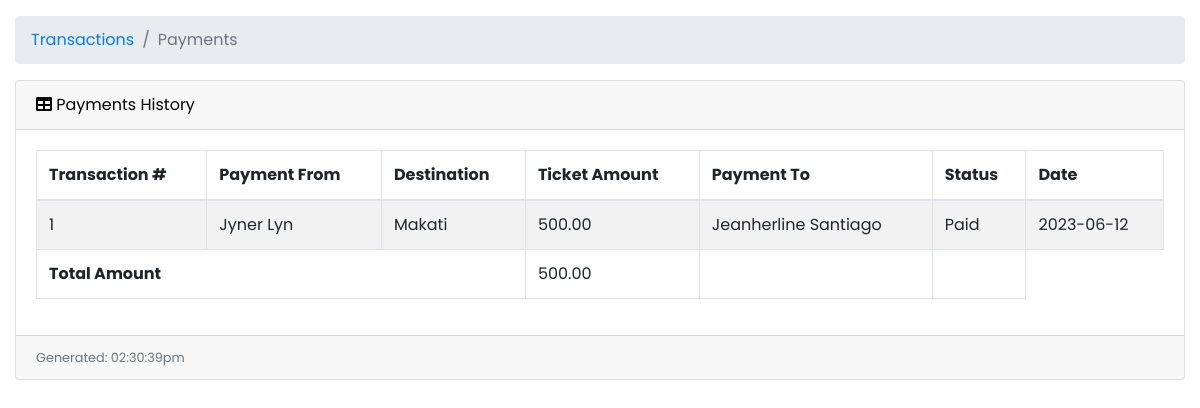
The app's page /user/payments.php (signed in), older data.
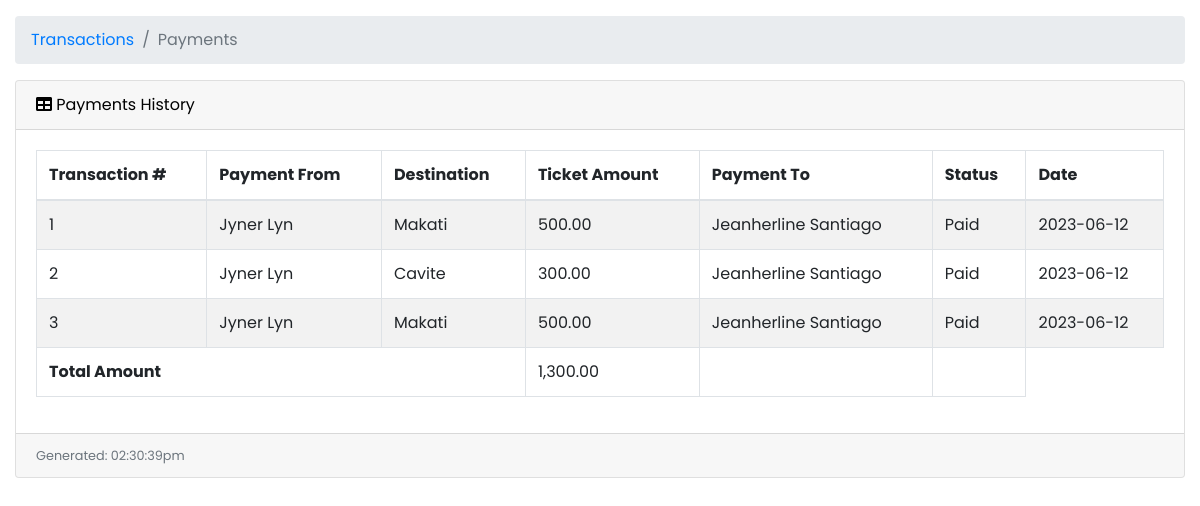
The same page, newer data.
### tables this page shows
CREATE TABLE `payment` (
  `payment_id` int(11) NOT NULL,
  `booking_id` int(11) NOT NULL,
  `ticket_amount` decimal(6,2) NOT NULL,
  `payment_to` varchar(30) NOT NULL,
  `payment_status` varchar(15) NOT NULL,
  `date` date NOT NULL,
  `created_at` timestamp NOT NULL DEFAULT current_timestamp(),
  `updated_at` timestamp NOT NULL DEFAULT current_timestamp() ON UPDATE current_timestamp()
);

CREATE TABLE `user_profile` (
  `user_id` int(11) NOT NULL,
  `profile_photo` varchar(255) DEFAULT NULL,
  `first_name` varchar(30) NOT NULL,
  `middle_name` varchar(30) NOT NULL,
  `last_name` varchar(30) NOT NULL,
  `city_id` int(11) NOT NULL,
  `nationality` varchar(30) NOT NULL,
  `gender` varchar(10) NOT NULL,
  `birthdate` date NOT NULL,
  `email` varchar(50) NOT NULL,
  `password` varchar(255) NOT NULL,
  `ticket_balance` varchar(255) DEFAULT NULL,
  `role` varchar(255) NOT NULL,
  `is_vaxxed` tinyint(1) NOT NULL DEFAULT 0,
  `vax_card` varchar(255) DEFAULT NULL,
  `is_agree` tinyint(1) NOT NULL DEFAULT 1,
  `created_at` timestamp NOT NULL DEFAULT current_timestamp(),
  `updated_at` timestamp NOT NULL DEFAULT current_timestamp() ON UPDATE current_timestamp()
);

CREATE TABLE `route` (
  `route_id` int(11) NOT NULL,
  `car_id` int(11) NOT NULL,
  `pickup_loc` varchar(255) NOT NULL,
  `dropoff_loc` varchar(255) NOT NULL,
  `departure` datetime NOT NULL DEFAULT current_timestamp(),
  `est_arrival_time` time NOT NULL,
  `route_status` varchar(15) NOT NULL,
  `cancellation_reason` varchar(255) DEFAULT NULL,
  `created_at` timestamp NOT NULL DEFAULT current_timestamp(),
  `updated_at` timestamp NOT NULL DEFAULT current_timestamp() ON UPDATE current_timestamp()
);

### user/payments.php (the view, shortened to what this page needs)
<?php
include('../db.php');
?>
<!DOCTYPE html>
<html lang="en">
<head>
    <link href="vendor/fontawesome-free/css/all.min.css" rel="stylesheet" type="text/css">
    <link href="vendor/datatables/dataTables.bootstrap4.css" rel="stylesheet">
    <link href="vendor/css/sb-admin.css" rel="stylesheet">
</head>
<body id="page-top">
    <div id="wrapper">
        <div id="content-wrapper">
            <div class="container-fluid">
                <?php
                if ($_SESSION['role'] == "City Admin" || $_SESSION['role'] == "Main Admin") {
                ?>
                    <ol class="breadcrumb">
                        <li class="breadcrumb-item">
                            <a href="#">Transactions</a>
                        </li>
                        <li class="breadcrumb-item active">Payments</li>
                    </ol>
                    <div class="card mb-3">
                        <div class="card-header">
                            <i class="fas fa-table"></i>
                            Payments History
                        </div>
                        <div class="card-body">
                            <div class="table-responsive">
                                <table class="table table-bordered table-striped table-hover" id="dataTable" width="100%" cellspacing="0">
                                    <thead>
                                        <tr>
                                            <th>Transaction #</th>
                                            <th>Payment From</th>
                                            <th>Destination</th>
                                            <th>Ticket Amount</th>
                                            <th>Payment To</th>
                                            <th>Status</th>
                                            <th>Date</th>
                                        </tr>
                                    </thead>
                                    <tbody>
                                        <?php
                                        $query = "SELECT p.*, b.booking_id, u.first_name, u.last_name, r.dropoff_loc
                                        FROM payment p
                                        INNER JOIN booking b ON p.booking_id = b.booking_id
                                        INNER JOIN seat s ON b.seat_id = s.seat_id
                                        INNER JOIN route r ON s.route_id = r.route_id
                                        INNER JOIN user_profile u ON b.user_id = u.user_id
                                        WHERE p.payment_status = 'Paid'
                                        ORDER BY p.created_at ASC";
                                        $stmt = $db->prepare($query);
                                        $stmt->execute();
                                        $result = $stmt->get_result();
                                        $count = 1;
                                        $totalTicketAmount = 0;
                                        while ($row = $result->fetch_assoc()) {
                                            echo "<tr>";
                                            echo "<td>" . $count . "</td>";
                                            echo "<td>" . $row['first_name'] . " " . $row['last_name'] . "</td>";
                                            echo "<td>" . $row['dropoff_loc'] . "</td>";
                                            echo "<td>" . number_format($row['ticket_amount'], 2) . "</td>";
                                            echo "<td>" . $row['payment_to'] . "</td>";
                                            echo "<td>" . $row['payment_status'] . "</td>";
                                            echo "<td>" . $row['date'] . "</td>";
                                            echo "</tr>";
                                            $totalTicketAmount += $row['ticket_amount'];
                                            $count++;
                                        }
                                        ?>
                                    <tfoot>
                                        <tr>
                                            <td colspan="3"><b>Total Amount</b></td>
                                            <td colspan="1"><?php echo number_format($totalTicketAmount, 2); ?></td>
                                            <td></td>
                                            <td></td>
                                        </tr>
                                    </tfoot>
                                </table>
                            </div>
                        </div>
                        <div class="card-footer small text-muted">
                            <?php
                            echo "Generated: " . date("h:i:sa");
                            ?>
                        </div>
                    </div>
                <?php
                } else if ($_SESSION['role'] == 'Passenger') {
                ?>
                    <ol class="breadcrumb">
                        <li class="breadcrumb-item">
                            <a href="#">Transactions</a>
                        </li>
                        <li class="breadcrumb-item active">Payments</li>
                    </ol>
                    <div class="card mb-3">
                        <div class="card-header">
                            <i class="fas fa-table"></i>
                            Payments History
                        </div>
                        <div class="card-body">
                            <div class="table-responsive">
                                <table class="table table-bordered table-striped table-hover" id="dataTable" width="100%" cellspacing="0">
                                    <thead>
                                        <tr>
                                            <th>Transaction #</th>
                                            <th>Payment From</th>
                                            <th>Destination</th>
                                            <th>Ticket Amount</th>
                                            <th>Payment To</th>
                                            <th>Status</th>
                                            <th>Date</th>
                                        </tr>
                                    </thead>
                                    <tbody>
                                        <?php
                                        $user_id = $_SESSION['user_id'];
                                        $query = "SELECT p.*, b.booking_id, u.first_name, u.last_name, r.dropoff_loc
                                               FROM payment p
                                               INNER JOIN booking b ON p.booking_id = b.booking_id
                                               INNER JOIN seat s ON b.seat_id = s.seat_id
                                               INNER JOIN route r ON s.route_id = r.route_id
                                               INNER JOIN user_profile u ON b.user_id = u.user_id
                                               WHERE p.payment_status = 'Paid' AND b.user_id = $user_id
                                               ORDER BY p.created_at ASC";
                                        $stmt = $db->prepare($query);
                                        $stmt->execute();
                                        $result = $stmt->get_result();
                                        $count = 1;
                                        $totalPesoAmount = 0;
                                        $totalTicketAmount = 0;
                                        $totalConvenienceFee = 0;
                                        while ($row = $result->fetch_assoc()) {
                                            echo "<tr>";
                                            echo "<td>" . $count . "</td>";
                                            echo "<td>" . $row['first_name'] . " " . $row['last_name'] . "</td>";
                                            echo "<td>" . $row['dropoff_loc'] . "</td>";
                                            echo "<td>" . number_format($row['ticket_amount'], 2) . "</td>";
                                            echo "<td>" . $row['payment_to'] . "</td>";
                                            echo "<td>" . $row['payment_status'] . "</td>";
                                            echo "<td>" . $row['date'] . "</td>";
                                            echo "</tr>";
                                            $totalTicketAmount += $row['ticket_amount'];
                                            $count++;
                                        }
                                        ?>
                                    <tfoot>
                                        <tr>
                                            <td colspan="3"><b>Total Amount</b></td>
                                            <td colspan="1"><?php echo number_format($totalTicketAmount, 2); ?></td>
                                            <td></td>
                                            <td></td>
                                        </tr>
                                    </tfoot>
                                </table>
                            </div>
                        </div>
                        <div class="card-footer small text-muted">
                            <?php
                            date_default_timezone_set("Africa/Nairobi");
                            echo "Generated: " . date("h:i:sa");
                            ?>
                        </div>
                    </div>
                <?php
                } else if ($_SESSION['role'] == 'Driver') {
                ?>
                    <ol class="breadcrumb">
                        <li class="breadcrumb-item">
                            <a href="#">Transactions</a>
                        </li>
                        <li class="breadcrumb-item active">Payments</li>
                    </ol>
                    <div class="card mb-3">
                        <div class="card-header">
                            <i class="fas fa-table"></i>
                            Payments History
                        </div>
                        <div class="card-body">
                            <div class="table-responsive">
                                <table class="table table-bordered table-striped table-hover" id="dataTable" width="100%" cellspacing="0">
                                    <thead>
                                        <tr>
                                            <th>Transaction #</th>
                                            <th>Payment From</th>
                                            <th>Destination</th>
                                            <th>Ticket Amount</th>
                                            <th>Payment To</th>
                                            <th>Status</th>
                                            <th>Date</th>
                                        </tr>
                                    </thead>
                                    <tbody>
                                        <?php
                                        $user_id = $_SESSION['user_id'];
                                        $query = "SELECT p.*, b.booking_id, u.first_name, u.last_name, r.dropoff_loc
                                        FROM payment p
                                        INNER JOIN booking b ON p.booking_id = b.booking_id
                                        INNER JOIN user_profile u ON b.user_id = u.user_id
                                        INNER JOIN seat s ON b.seat_id = s.seat_id
                                        INNER JOIN route r ON s.route_id = r.route_id
                                        INNER JOIN car c ON r.car_id = c.car_id
                                        WHERE p.payment_status = 'Paid' AND c.user_id = $user_id
                                        ORDER BY p.created_at ASC";
                                        $stmt = $db->prepare($query);
                                        $stmt->execute();
                                        $result = $stmt->get_result();
                                        $count = 1;
                                        $totalPesoAmount = 0;
                                        $totalTicketAmount = 0;
                                        $totalConvenienceFee = 0;
                                        while ($row = $result->fetch_assoc()) {
                                            echo "<tr>";
                                            echo "<td>" . $count . "</td>";
                                            echo "<td>" . $row['first_name'] . " " . $row['last_name'] . "</td>";
                                            echo "<td>" . $row['dropoff_loc'] . "</td>";
                                            echo "<td>" . number_format($row['ticket_amount'], 2) . "</td>";
                                            echo "<td>" . $row['payment_to'] . "</td>";
                                            echo "<td>" . $row['payment_status'] . "</td>";
                                            echo "<td>" . $row['date'] . "</td>";
                                            echo "</tr>";
                                            $totalPesoAmount += $row['ticket_amount'];
                                            $count++;
                                        }
                                        ?>
                                    <tfoot>
                                        <tr>
                                            <td colspan="3"><b>Total Amount</b></td>
                                            <td colspan="1"><?php echo number_format($totalTicketAmount, 2); ?></td>
                                            <td></td>
                                            <td></td>
                                        </tr>
                                    </tfoot>
                                </table>
                            </div>
                        </div>
                        <div class="card-footer small text-muted">
                            <?php
                            date_default_timezone_set("Africa/Nairobi");
                            echo "Generated: " . date("h:i:sa");
                            ?>
                        </div>
                    </div>
                <?php
                }
                ?>
            </div>
        </div>
    </div>
</body>
</html>

Row changes from the older to the newer data that the page shows:
added payment: user_profile.first_name "Jyner", user_profile.last_name "Lyn", route.dropoff_loc "Cavite", ticket_amount "300.00", payment_to "Jeanherline Santiago", payment_status "Paid", date "2023-06-12"
added payment: user_profile.first_name "Jyner", user_profile.last_name "Lyn", route.dropoff_loc "Makati", ticket_amount "500.00", payment_to "Jeanherline Santiago", payment_status "Paid", date "2023-06-12"
Text that changed along with them:
$totalTicketAmount: "500.00" → "1,300.00"
